Frame 1 (no input): blank canvas, image omitted
Frame 60 (the mouse pressed at the canvas centre just before this capture): blank canvas, image omitted
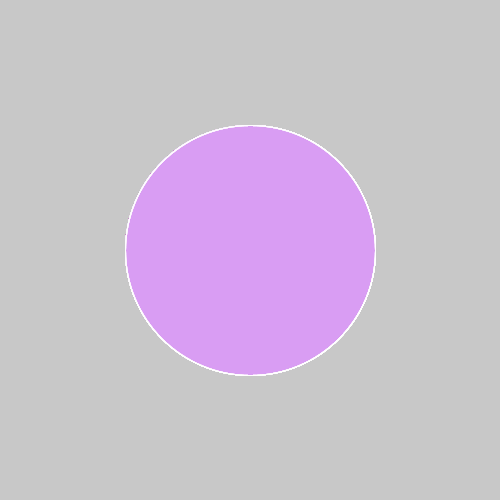
Frame 120 (the mouse held since frame 60 and released just before this capture)

The Processing sketch whose frames 1 and 60 were blank and that drew this single picture after the mouse press (run headless with seeded random() and noise(); from frame 60 on, the mouse is pressed at the canvas centre):

// Processing sketch: processing_61614
// ── processing_61614.pde

void setup() {
  size(500,500);
  rectMode(CENTER);
  background(200);
}
  
void draw() {
  
 if(mousePressed ==true) 
  stroke(255);
    fill(66,98,78,30);
         
    fill(220,150,244,30);
    ellipse(250,250,mouseX,mouseY);  
     
   if(mousePressed ==false){ 
 
   }
   
}
